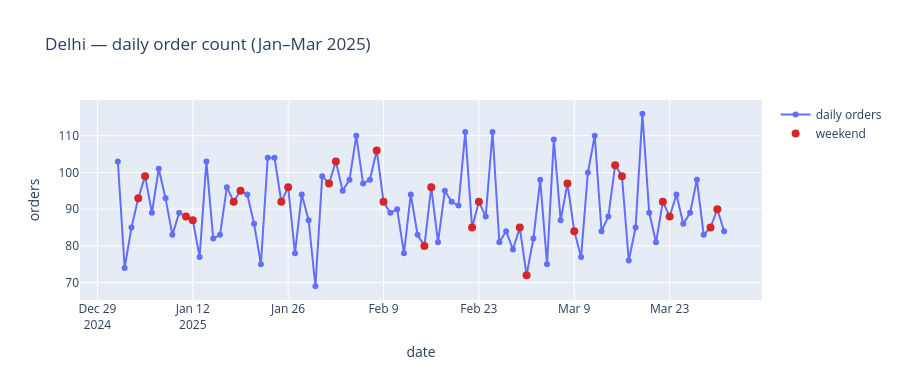

Write notebook code for a chart like this one.
### Markdown cell above
## 1. Look at the series before modelling

### Code cell
fig = go.Figure()
fig.add_trace(go.Scatter(x=city_daily.index, y=city_daily.orders,
                         mode='lines+markers', name='daily orders'))
# Mark weekends
weekends = city_daily[city_daily.index.dayofweek >= 5]
fig.add_trace(go.Scatter(x=weekends.index, y=weekends.orders,
                         mode='markers', name='weekend', marker=dict(color='#d62728', size=8)))
fig.update_layout(title=f'{CITY} — daily order count (Jan–Mar 2025)',
                  xaxis_title='date', yaxis_title='orders', height=380)
fig.write_html(FIG / '04_delhi_daily.html')
fig.show()
